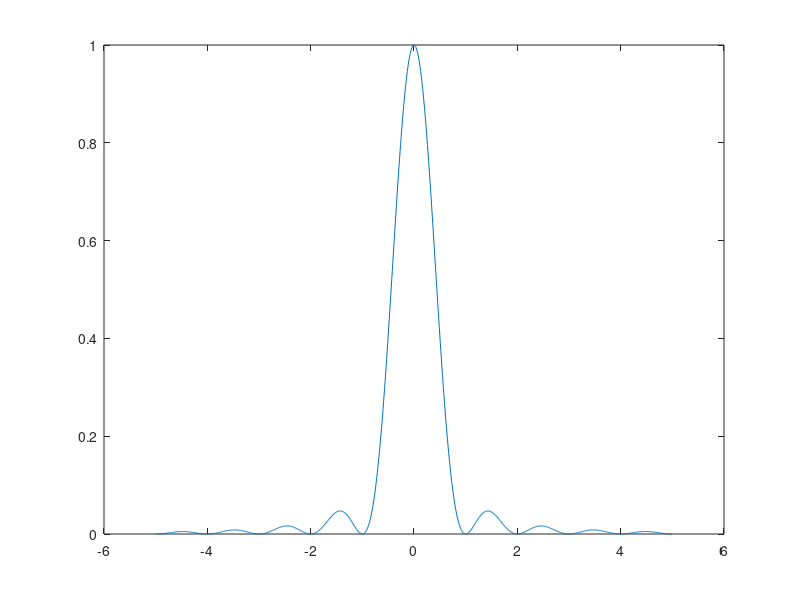

MATLAB code for this plot:
% MATLAB script for Illustrative Problem 6.1.
clear
echo on
T=1;
delta_f=1/(100*T);		
f=-5/T:delta_f:5/T;
sgma_a=1;
Sv=sgma_a^2*sinc(f*T).^2;
% Plotting command follows.
plot(f,Sv);